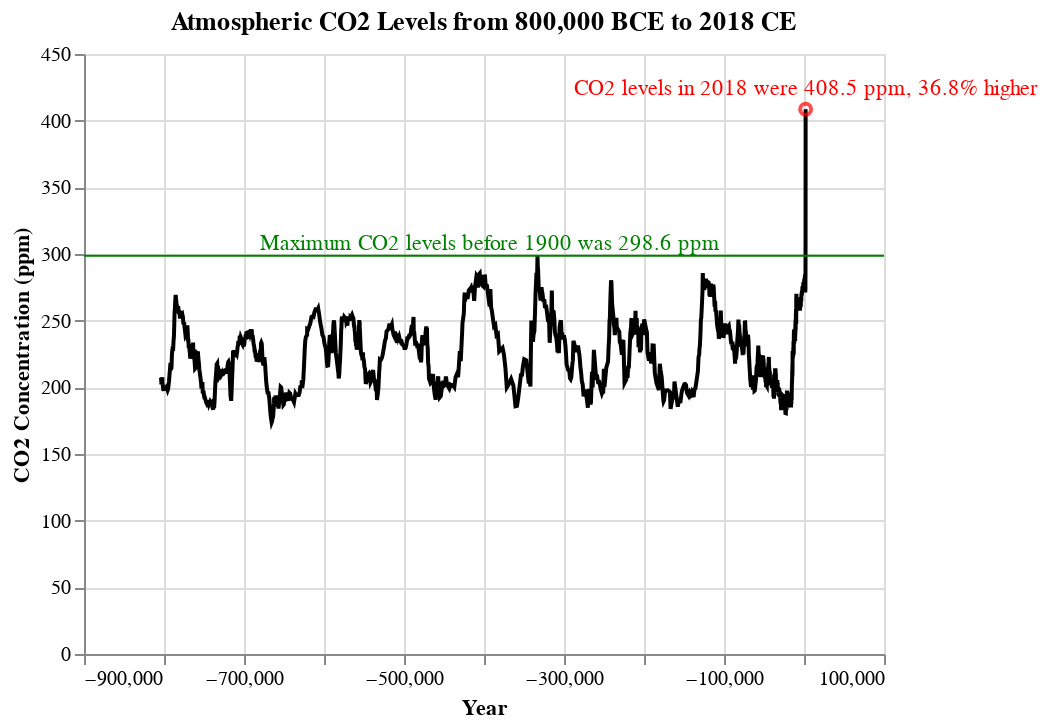

This figure's notebook cell:
### Markdown cell above
## Authentic Version:

### Code cell
chart = alt.Chart(df).mark_line(
    color="black"
).encode(
    x=alt.X("Year", axis=alt.Axis(title="Year")),
    y=alt.Y("Concentration", axis=alt.Axis(title="CO2 Concentration (ppm)")),
).properties(
    title="Atmospheric CO2 Levels from 800,000 BCE to 2018 CE"
) # .interactive()

line = alt.Chart(pd.DataFrame({'y': [max(df["Concentration"][0:1769])], 'label': ["Maximum CO2 levels before 1900 was 298.6 ppm"]})).mark_rule(color="green").encode(y='y')

point = alt.Chart(pd.DataFrame({'Year': [2018], 'Concentration': [408.52], 'label': ["CO2 levels in 2018 were 408.5 ppm, 36.8% higher"]})).mark_point(color='red').encode(
    x='Year',
    y='Concentration',
    tooltip = ['Year', 'Concentration']
)

# df_100 = df.iloc[::100, :]

# points = alt.Chart(df_100).mark_point(color='blue').encode(
#     x='Year',
#     y='Concentration',
#     tooltip = ['Year', 'Concentration']
# )


chart + line + line.mark_text(align='center', color='green', dx=3, dy=-6).encode(text="label") + point + point.mark_text(align='center', color='red', dx=0, dy=-10).encode(text="label")

### Figure 1 — Vega-Lite specification as saved in the notebook (floating-point values rounded to 4 significant figures; data arrays with more than 128 entries replaced by an {"elided": "..."} marker saying what was removed)
{"config": {"view": {"continuousWidth": 400, "continuousHeight": 300}}, "layer": [{"data": {"name": "data-cd72984ce3be16d72704eae30c26b38e"}, "mark": {"type": "line", "color": "black"}, "encoding": {"x": {"axis": {"title": "Year"}, "field": "Year", "type": "quantitative"}, "y": {"axis": {"title": "CO2 Concentration (ppm)"}, "field": "Concentration", "type": "quantitative"}}, "title": "Atmospheric CO2 Levels from 800,000 BCE to 2018 CE"}, {"data": {"name": "data-59d528d5c4e650bf2b28438d82eae47d"}, "mark": {"type": "rule", "color": "green"}, "encoding": {"y": {"field": "y", "type": "quantitative"}}}, {"data": {"name": "data-59d528d5c4e650bf2b28438d82eae47d"}, "mark": {"type": "text", "align": "center", "color": "green", "dx": 3, "dy": -6}, "encoding": {"text": {"field": "label", "type": "nominal"}, "y": {"field": "y", "type": "quantitative"}}}, {"data": {"name": "data-02873db0016e11b59c539a1aeac5880b"}, "mark": {"type": "point", "color": "red"}, "encoding": {"tooltip": [{"field": "Year", "type": "quantitative"}, {"field": "Concentration", "type": "quantitative"}], "x": {"field": "Year", "type": "quantitative"}, "y": {"field": "Concentration", "type": "quantitative"}}}, {"data": {"name": "data-02873db0016e11b59c539a1aeac5880b"}, "mark": {"type": "text", "align": "center", "color": "red", "dx": 0, "dy": -10}, "encoding": {"text": {"field": "label", "type": "nominal"}, "tooltip": [{"field": "Year", "type": "quantitative"}, {"field": "Concentration", "type": "quantitative"}], "x": {"field": "Year", "type": "quantitative"}, "y": {"field": "Concentration", "type": "quantitative"}}}], "$schema": "https://vega.github.io/schema/vega-lite/v4.17.0.json", "datasets": {"data-cd72984ce3be16d72704eae30c26b38e": {"elided": "1871 records"}, "data-59d528d5c4e650bf2b28438d82eae47d": [{"y": 298.6, "label": "Maximum CO2 levels before 1900 was 298.6 ppm"}], "data-02873db0016e11b59c539a1aeac5880b": [{"Year": 2018, "Concentration": 408.5, "label": "CO2 levels in 2018 were 408.5 ppm, 36.8% higher"}]}}
